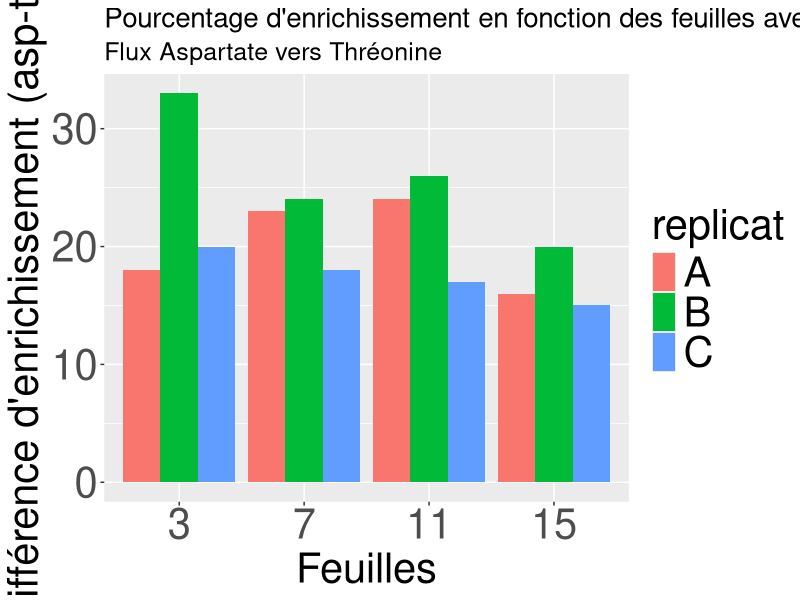

Generate this figure with R:
# Réprésentation de l'enrichissement aspartate vers thréonine
library(ggplot2)

donnees <- read.table("enrichissement_asp_thr.tsv" , header = T, sep = "\t" , dec = ",")
donnees$feuilles <- as.factor(donnees$feuilles)
str(donnees)
donnees

figure <- ggplot (donnees , aes (x = feuilles , y = difference_enri , fill = replicat))+
  geom_bar(stat = "identity" ,  position=position_dodge() ) +
  labs (x = "Feuilles",
        y = "Différence d'enrichissement (asp-thr)" ,
        title = "Pourcentage d'enrichissement en fonction des feuilles avec les différents réplicats",
        subtitle = "Flux Aspartate vers Thréonine") +
  theme(
    plot.title = element_text(size = 20),      
    plot.subtitle = element_text(size = 18),
    axis.title = element_text(size = 30),    
    axis.text = element_text(size = 30),
    legend.title = element_text(size = 30),           
    legend.text = element_text(size = 30)
  )
figure